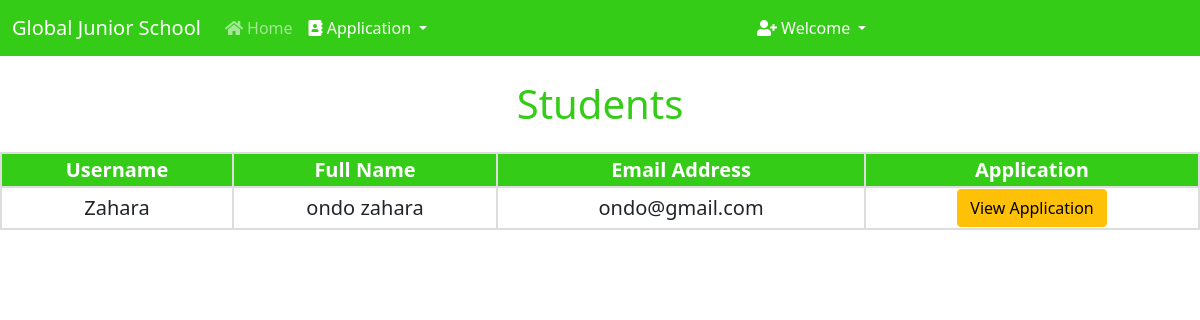
Before: /users/ (signed in) with the older database file.
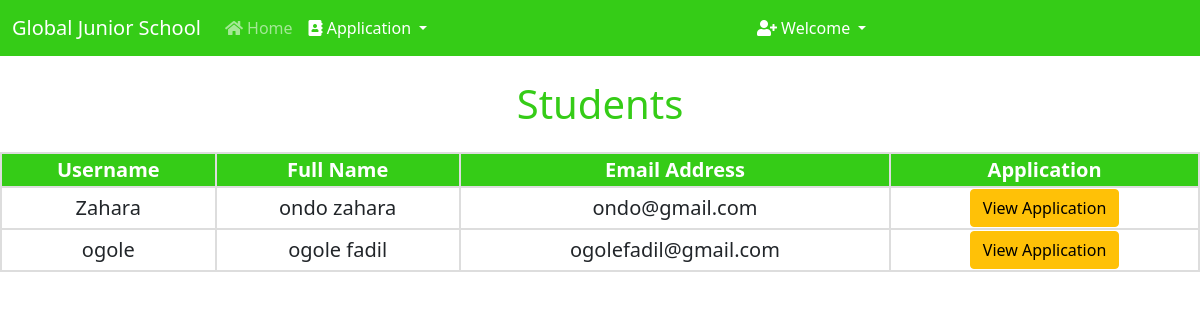
After: the same page with the newer database file.
### Students_Admission_System/models.py (models this page shows, shortened)
class Application(models.Model):
    user = models.OneToOneField(User, on_delete=models.CASCADE, blank=True, null=True)
    application_id = models.CharField(max_length=50, unique=True, null=True)
    COURSES = (
    ('Computer Science ', 'Computer Science '),
    ('Information Technology ', 'Information Technology '),
    ('Electronics and Telecommunication ', 'Electronics and Telecommunication '),
    ('Business and accounting', 'Business and accounting'),
    ('public Admin', 'public Admin'),
    ('LAW', 'LAW'),
    )
    course = models.CharField(max_length=100, choices= COURSES)
    name = models.CharField(max_length=200)
    GENDER = (
        ('Male','Male'),
        ('Female','Female')
    )
    gender = models.CharField(max_length=10, choices=GENDER)
    email = models.CharField(max_length=200)
    phone_no = models.CharField(max_length=200)
    address = models.CharField(max_length=200)
    nationality = models.CharField(max_length=250)
    student_profile = models.ImageField(upload_to="images")
    a_level_result = models.FileField()
    o_level_result = models.FileField()
    ple_result = models.FileField()
    kindergaten = models.FileField(null=True)
    national_id = models.ImageField(upload_to="images", null=True)
    DOM =(
        ('Boys hostel A','Boys hostel A'),
        ('Boys hostel B','Boys hostel B'),
        ('Boys hostel C','Boys hostel C'),
        ('Girls hostel A','Girls hostel A'),
        ('Girls hostel B','Girls hostel B'),
        ('Girls hostel C','Girls hostel C')
    )
    dom = models.CharField(max_length=50, choices=DOM)
    STATUS = (
        ('Approved', 'Approved'),
        ('Pending', 'Pending'),
        ('Rejected', 'Rejected'),
    )
    Application_Status = models.TextField(max_length=100, choices=STATUS, default="Pending")
    message = models.TextField(max_length=100, default="", null=True, blank=True)

### Students_Admission_System/views.py (the view)
# urls.py: path("users/", views.users, name="users"),
def users(request):
    if not request.user.is_superuser:
        return redirect("/login")
    allUsers = Application.objects.all()
    return render(request, "users.html", {'allUsers':allUsers})

### Students_Admission_System/templates/users.html (shortened to what this page needs)
{% extends 'admin.html' %}
    {% block body %}
    <h1 class="mt-4">Students</h1>
    <div class="users-table mt-4">
    <table>
        <tbody>
            <tr>
                <th>Username</th>
                <th>Full Name</th>
                <th>Email Address </th>
                <th>Application</th>
            </tr>
            {% for user in allUsers %}
            <tr>
                <td>{{user.user}}</td>
                <td>{{user.name}}</td>
                <td>{{user.email}}</td>
                <td><a href="/student_application/{{user.id}}/" class="btn btn-warning">View Application</a></td>
            </tr>
            {% endfor %}
        </tbody>
    </table>
    {% endblock %}

### Students_Admission_System/templates/admin.html (shortened to what this page needs)
<!doctype html>
<html lang="en">
<head>
  <link href="https://cdn.jsdelivr.net/npm/bootstrap@5.0.2/dist/css/bootstrap.min.css" rel="stylesheet"
>
  <link rel="stylesheet" href="https://cdnjs.cloudflare.com/ajax/libs/font-awesome/5.15.3/css/all.min.css">
</head>
<body>
  <nav class="navbar navbar-expand-lg navbar-dark">
    <div class="container-fluid">
      <a class="navbar-brand" href="/">Global Junior School</a>
      <div class="collapse navbar-collapse" id="navbarSupportedContent">
        <ul class="navbar-nav me-auto mb-2 mb-lg-0">
          <li class="nav-item">
            <a class="nav-link {% block admin %} {% endblock %}" aria-current="page" href="/handle_admin/"><i
                class="fa fa-home"></i> Home</a>
          </li>
        </ul>
        <div class="collapse navbar-collapse" id="navbarNavDarkDropdown">
          <ul class="navbar-nav">
            <li class="nav-item dropdown">
              <a class="nav-link active dropdown-toggle" href="#" id="navbarDarkDropdownMenuLink" role="button"
                data-bs-toggle="dropdown" aria-expanded="false">
                <i class="fa fa-address-book"></i> Application
              </a>
            </li>
          </ul>
        </div>
      </div>
      <div class="collapse navbar-collapse" id="navbarNavDarkDropdown">
        <ul class="navbar-nav">
          <li class="nav-item dropdown">
            <a class="nav-link active dropdown-toggle" href="#" id="navbarDarkDropdownMenuLink" role="button"
              data-bs-toggle="dropdown" aria-expanded="false">
              <i class="fa fa-user-plus"></i> Welcome {{request.user.get_full_name}}
            </a>
          </li>
        </ul>
      </div>
    </div>
  </nav>
  {% block body %}
  {% endblock %}
</body>
</html>

### Students_Admission_System/templates/admin.html (style rules this page uses)
.navbar { background-color: #35cc17; }

### Students_Admission_System/templates/users.html (style rules this page uses)
h1 { text-align: center; color: #35cc17; }
table { border-collapse: collapse; width: 100%; text-align: center; font-size: 20px; }
th { background-color: #35cc17; color: white; }
th, td { border: 2px solid #ddd; }

Changed rows visible on the page:
added Application: user "ogole", name "ogole fadil", email "ogolefadil@gmail.com"
